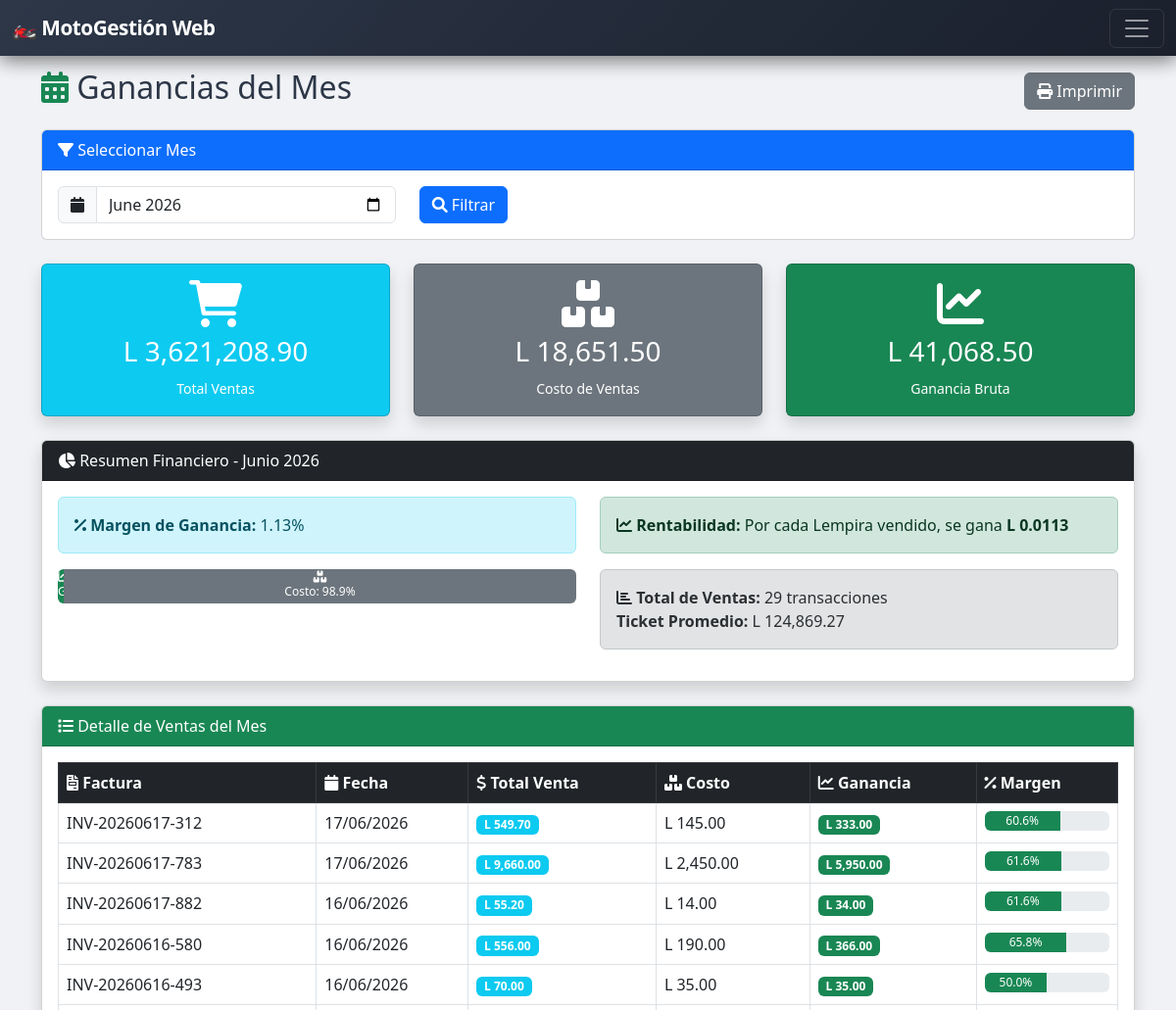
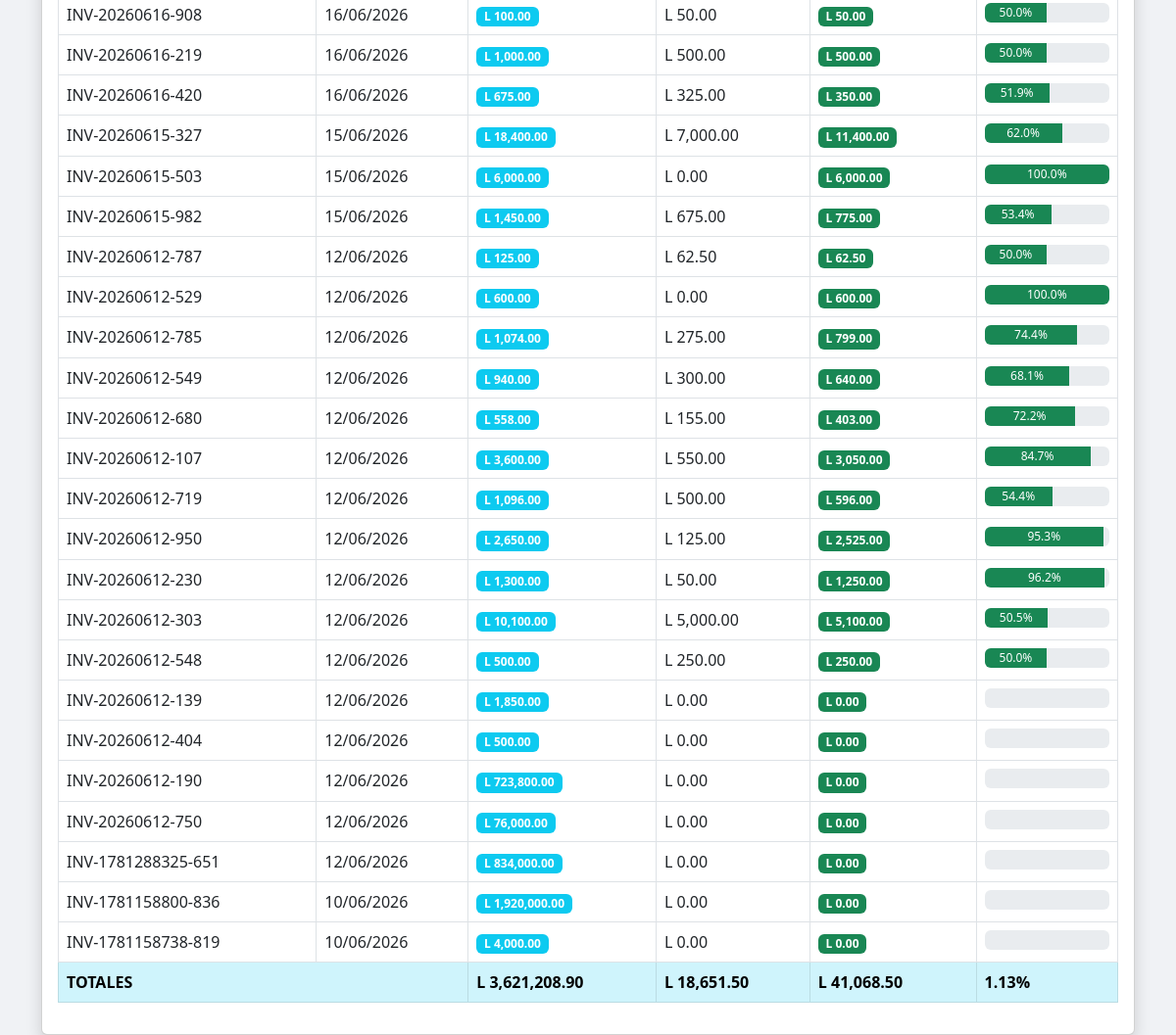
The app's page /monthly_profit.php (signed in) with its own data (2 pictures, top to bottom).
### tables this page shows
CREATE TABLE `sales` (
  `id` int(11) NOT NULL,
  `invoice_number` varchar(50) NOT NULL,
  `client_id` int(11) DEFAULT NULL,
  `sale_date` datetime DEFAULT current_timestamp(),
  `total` decimal(10,2) NOT NULL,
  `subtotal` decimal(10,2) DEFAULT 0.00,
  `tax` decimal(10,2) DEFAULT 0.00,
  `tax_rate` decimal(5,2) DEFAULT 15.00,
  `total_cost` decimal(10,2) DEFAULT 0.00,
  `total_profit` decimal(10,2) DEFAULT 0.00,
  `user_id` int(11) NOT NULL,
  `status` enum('pendiente','pagado','cancelado') DEFAULT 'pendiente',
  `payment_method` varchar(50) DEFAULT NULL,
  `change_amount` decimal(10,2) DEFAULT 0.00,
  `payment_date` datetime DEFAULT NULL,
  `cashier_id` int(11) DEFAULT NULL,
  `cashier_name` varchar(100) DEFAULT NULL
);

### monthly_profit.php (the view, shortened to what this page needs)
<?php
require_once '../../config/database.php';
$currentMonth = date('Y-m');
$month = $_GET['month'] ?? $currentMonth;
$sales = $pdo->prepare("
    SELECT s.id, s.invoice_number, s.sale_date, s.client_id,
           s.total as total_venta,
           s.total_cost as costo_total,
           s.total_profit as ganancia_total
    FROM sales s
    WHERE DATE_FORMAT(s.sale_date, '%Y-%m') = ?
    ORDER BY s.sale_date DESC
");
$sales->execute([$month]);
$salesData = $sales->fetchAll();
$totalVentas = array_sum(array_column($salesData, 'total_venta'));
$totalCosto = array_sum(array_column($salesData, 'costo_total'));
$totalGanancia = array_sum(array_column($salesData, 'ganancia_total'));
$margenGanancia = $totalVentas > 0 ? ($totalGanancia / $totalVentas) * 100 : 0;
$monthNames = [
    '01' => 'Enero', '02' => 'Febrero', '03' => 'Marzo', '04' => 'Abril',
    '05' => 'Mayo', '06' => 'Junio', '07' => 'Julio', '08' => 'Agosto',
    '09' => 'Septiembre', '10' => 'Octubre', '11' => 'Noviembre', '12' => 'Diciembre'
];
$monthYear = explode('-', $month);
$monthName = $monthNames[$monthYear[1]] . ' ' . $monthYear[0];
include '../../includes/header.php';
include '../../includes/sidebar.php';
?>
<div class="container mt-4">
    <div class="d-flex justify-content-between align-items-center mb-3">
        <h2><i class="fas fa-calendar-alt text-success"></i> Ganancias del Mes</h2>
        <button onclick="window.print()" class="btn btn-secondary">
            <i class="fas fa-print"></i> Imprimir
        </button>
    </div>
    <div class="card mb-4">
        <div class="card-header bg-primary text-white">
            <i class="fas fa-filter"></i> Seleccionar Mes
        </div>
        <div class="card-body">
            <form method="GET" class="row">
                <div class="col-md-4">
                    <div class="input-group">
                        <span class="input-group-text"><i class="fas fa-calendar"></i></span>
                        <input type="month" name="month" class="form-control" value="<?= $month ?>">
                    </div>
                </div>
                <div class="col-md-2">
                    <button type="submit" class="btn btn-primary">
                        <i class="fas fa-search"></i> Filtrar
                    </button>
                </div>
            </form>
        </div>
    </div>
    <div class="row mb-4">
        <div class="col-md-4">
            <div class="card bg-info text-white shadow">
                <div class="card-body text-center">
                    <i class="fas fa-shopping-cart fa-3x mb-2"></i>
                    <h3>L <?= number_format($totalVentas, 2) ?></h3>
                    <small>Total Ventas</small>
                </div>
            </div>
        </div>
        <div class="col-md-4">
            <div class="card bg-secondary text-white shadow">
                <div class="card-body text-center">
                    <i class="fas fa-boxes fa-3x mb-2"></i>
                    <h3>L <?= number_format($totalCosto, 2) ?></h3>
                    <small>Costo de Ventas</small>
                </div>
            </div>
        </div>
        <div class="col-md-4">
            <div class="card bg-success text-white shadow">
                <div class="card-body text-center">
                    <i class="fas fa-chart-line fa-3x mb-2"></i>
                    <h3>L <?= number_format($totalGanancia, 2) ?></h3>
                    <small>Ganancia Bruta</small>
                </div>
            </div>
        </div>
    </div>
    <div class="card mb-4 shadow">
        <div class="card-header bg-dark text-white">
            <i class="fas fa-chart-pie"></i> Resumen Financiero - <?= $monthName ?>
        </div>
        <div class="card-body">
            <div class="row">
                <div class="col-md-6">
                    <div class="alert alert-info">
                        <i class="fas fa-percent"></i>
                        <strong>Margen de Ganancia:</strong> <?= number_format($margenGanancia, 2) ?>%
                    </div>
                    <div class="progress mb-3" style="height: 35px;">
                        <div class="progress-bar bg-success" style="width: <?= $margenGanancia ?>%">
                            <i class="fas fa-chart-line"></i> Ganancia: <?= number_format($margenGanancia, 1) ?>%
                        </div>
                        <div class="progress-bar bg-secondary" style="width: <?= 100 - $margenGanancia ?>%">
                            <i class="fas fa-boxes"></i> Costo: <?= number_format(100 - $margenGanancia, 1) ?>%
                        </div>
                    </div>
                </div>
                <div class="col-md-6">
                    <div class="alert alert-success">
                        <i class="fas fa-chart-line"></i>
                        <strong>Rentabilidad:</strong>
                        Por cada Lempira vendido, se gana <strong>L <?= number_format($margenGanancia / 100, 4) ?></strong>
                    </div>
                    <div class="alert alert-secondary">
                        <i class="fas fa-chart-bar"></i>
                        <strong>Total de Ventas:</strong> <?= count($salesData) ?> transacciones<br>
                        <strong>Ticket Promedio:</strong> L <?= number_format(count($salesData) > 0 ? $totalVentas / count($salesData) : 0, 2) ?>
                    </div>
                </div>
            </div>
        </div>
    </div>
    <div class="card shadow">
        <div class="card-header bg-success text-white">
            <i class="fas fa-list"></i> Detalle de Ventas del Mes
        </div>
        <div class="card-body">
            <?php if (empty($salesData)): ?>
                <div class="alert alert-warning text-center">
                    <i class="fas fa-info-circle fa-2x mb-2 d-block"></i>
                    No hay ventas registradas en <?= $monthName ?>
                </div>
            <?php else: ?>
                <div class="table-responsive">
                    <table class="table table-bordered table-hover">
                        <thead class="table-dark">
                            <tr>
                                <th><i class="fas fa-file-invoice"></i> Factura</th>
                                <th><i class="fas fa-calendar"></i> Fecha</th>
                                <th><i class="fas fa-dollar-sign"></i> Total Venta</th>
                                <th><i class="fas fa-boxes"></i> Costo</th>
                                <th><i class="fas fa-chart-line"></i> Ganancia</th>
                                <th><i class="fas fa-percent"></i> Margen</th>
                            </tr>
                        </thead>
                        <tbody>
                            <?php foreach ($salesData as $sale):
                                $margen = $sale['total_venta'] > 0 ? ($sale['ganancia_total'] / $sale['total_venta']) * 100 : 0;
                                $gananciaClass = $sale['ganancia_total'] >= 0 ? 'success' : 'danger';
                            ?>
                                <tr>
                                    <td><?= htmlspecialchars($sale['invoice_number']) ?></td>
                                    <td><?= date('d/m/Y', strtotime($sale['sale_date'])) ?></td>
                                    <td><span class="badge bg-info">L <?= number_format($sale['total_venta'], 2) ?></span></td>
                                    <td>L <?= number_format($sale['costo_total'], 2) ?></td>
                                    <td><span class="badge bg-<?= $gananciaClass ?>">L <?= number_format($sale['ganancia_total'], 2) ?></span></td>
                                    <td>
                                        <div class="progress" style="height: 20px;">
                                            <div class="progress-bar bg-<?= $gananciaClass ?>" style="width: <?= abs($margen) ?>%">
                                                <?= number_format($margen, 1) ?>%
                                            </div>
                                        </div>
                                    </td>
                                </tr>
                            <?php endforeach; ?>
                        </tbody>
                        <tfoot class="table-info">
                            <tr>
                                <td colspan="2"><strong>TOTALES</strong></td>
                                <td><strong>L <?= number_format($totalVentas, 2) ?></strong></td>
                                <td><strong>L <?= number_format($totalCosto, 2) ?></strong></td>
                                <td><strong>L <?= number_format($totalGanancia, 2) ?></strong></td>
                                <td><strong><?= number_format($margenGanancia, 2) ?>%</strong></td>
                            </tr>
                        </tfoot>
                    </table>
                </div>
            <?php endif; ?>
        </div>
    </div>
</div>
<?php include '../../includes/footer.php'; ?>

### style.css (style rules this page uses)
:root { --primary: #667eea; --primary-dark: #5a67d8; --primary-gradient: linear-gradient(135deg, #667eea 0%, #764ba2 100%); --primary-light: #7c8cf5; --secondary: #764ba2; --success: #48bb78; --warning: #ed8936; --danger: #fc8181; --info: #63b3ed; --dark: #2d3748; --light: #f7fafc; --shadow: 0 10px 40px rgba(102, 126, 234, 0.15); --shadow-hover: 0 20px 60px rgba(102, 126, 234, 0.25); --radius: 20px; --radius-sm: 12px; }
body { background: #f0f2f5; font-family: 'Segoe UI', system-ui, -apple-system, sans-serif; color: #2d3748; }

### header.php (style rules this page uses)
.fas, .far, .fab { font-family: "Font Awesome 6 Free"; }
.fas { font-weight: 900; }

### records on screen
sales: invoice_number "INV-20260617-312", sale_date "17/06/2026", total "549.70", total_cost "145.00", total_profit "333.00", margen "60.6"
sales: invoice_number "INV-20260617-783", sale_date "17/06/2026", total "9,660.00", total_cost "2,450.00", total_profit "5,950.00", margen "61.6"
sales: invoice_number "INV-20260617-882", sale_date "16/06/2026", total "55.20", total_cost "14.00", total_profit "34.00", margen "61.6"
sales: invoice_number "INV-20260616-580", sale_date "16/06/2026", total "556.00", total_cost "190.00", total_profit "366.00", margen "65.8"
sales: invoice_number "INV-20260616-493", sale_date "16/06/2026", total "70.00", total_cost "35.00", total_profit "35.00", margen "50.0"
sales: invoice_number "INV-20260616-908", sale_date "16/06/2026", total "100.00", total_cost "50.00", total_profit "50.00", margen "50.0"
sales: invoice_number "INV-20260616-219", sale_date "16/06/2026", total "1,000.00", total_cost "500.00", total_profit "500.00", margen "50.0"
sales: invoice_number "INV-20260616-420", sale_date "16/06/2026", total "675.00", total_cost "325.00", total_profit "350.00", margen "51.9"
sales: invoice_number "INV-20260615-327", sale_date "15/06/2026", total "18,400.00", total_cost "7,000.00", total_profit "11,400.00", margen "62.0"
sales: invoice_number "INV-20260615-503", sale_date "15/06/2026", total "6,000.00", total_cost "0.00", total_profit "6,000.00", margen "100.0"
sales: invoice_number "INV-20260615-982", sale_date "15/06/2026", total "1,450.00", total_cost "675.00", total_profit "775.00", margen "53.4"
sales: invoice_number "INV-20260612-787", sale_date "12/06/2026", total "125.00", total_cost "62.50", total_profit "62.50", margen "50.0"
sales: invoice_number "INV-20260612-529", sale_date "12/06/2026", total "600.00", total_cost "0.00", total_profit "600.00", margen "100.0"
sales: invoice_number "INV-20260612-785", sale_date "12/06/2026", total "1,074.00", total_cost "275.00", total_profit "799.00", margen "74.4"
sales: invoice_number "INV-20260612-549", sale_date "12/06/2026", total "940.00", total_cost "300.00", total_profit "640.00", margen "68.1"
sales: invoice_number "INV-20260612-680", sale_date "12/06/2026", total "558.00", total_cost "155.00", total_profit "403.00", margen "72.2"
sales: invoice_number "INV-20260612-107", sale_date "12/06/2026", total "3,600.00", total_cost "550.00", total_profit "3,050.00", margen "84.7"
sales: invoice_number "INV-20260612-719", sale_date "12/06/2026", total "1,096.00", total_cost "500.00", total_profit "596.00", margen "54.4"
sales: invoice_number "INV-20260612-950", sale_date "12/06/2026", total "2,650.00", total_cost "125.00", total_profit "2,525.00", margen "95.3"
sales: invoice_number "INV-20260612-230", sale_date "12/06/2026", total "1,300.00", total_cost "50.00", total_profit "1,250.00", margen "96.2"
sales: invoice_number "INV-20260612-303", sale_date "12/06/2026", total "10,100.00", total_cost "5,000.00", total_profit "5,100.00", margen "50.5"
sales: invoice_number "INV-20260612-548", sale_date "12/06/2026", total "500.00", total_cost "250.00", total_profit "250.00", margen "50.0"
sales: invoice_number "INV-20260612-139", sale_date "12/06/2026", total "1,850.00", total_cost "0.00", total_profit "0.00"
sales: invoice_number "INV-20260612-404", sale_date "12/06/2026", total "500.00", total_cost "0.00", total_profit "0.00"
sales: invoice_number "INV-20260612-190", sale_date "12/06/2026", total "723,800.00", total_cost "0.00", total_profit "0.00"
sales: invoice_number "INV-20260612-750", sale_date "12/06/2026", total "76,000.00", total_cost "0.00", total_profit "0.00"
sales: invoice_number "INV-1781288325-651", sale_date "12/06/2026", total "834,000.00", total_cost "0.00", total_profit "0.00"
sales: invoice_number "INV-1781158800-836", sale_date "10/06/2026", total "1,920,000.00", total_cost "0.00", total_profit "0.00"
sales: invoice_number "INV-1781158738-819", sale_date "10/06/2026", total "4,000.00", total_cost "0.00", total_profit "0.00"

### other values on screen
$totalVentas "3,621,208.90"
$totalCosto "18,651.50"
$totalGanancia "41,068.50"
$monthName "Junio 2026"
$margenGanancia "1.13"
100 - $margenGanancia "98.9"
$margenGanancia / 100 "0.0113"
count($salesData) "29"
count($salesData) > 0 ? $totalVentas / count($salesData) : 0 "124,869.27"
